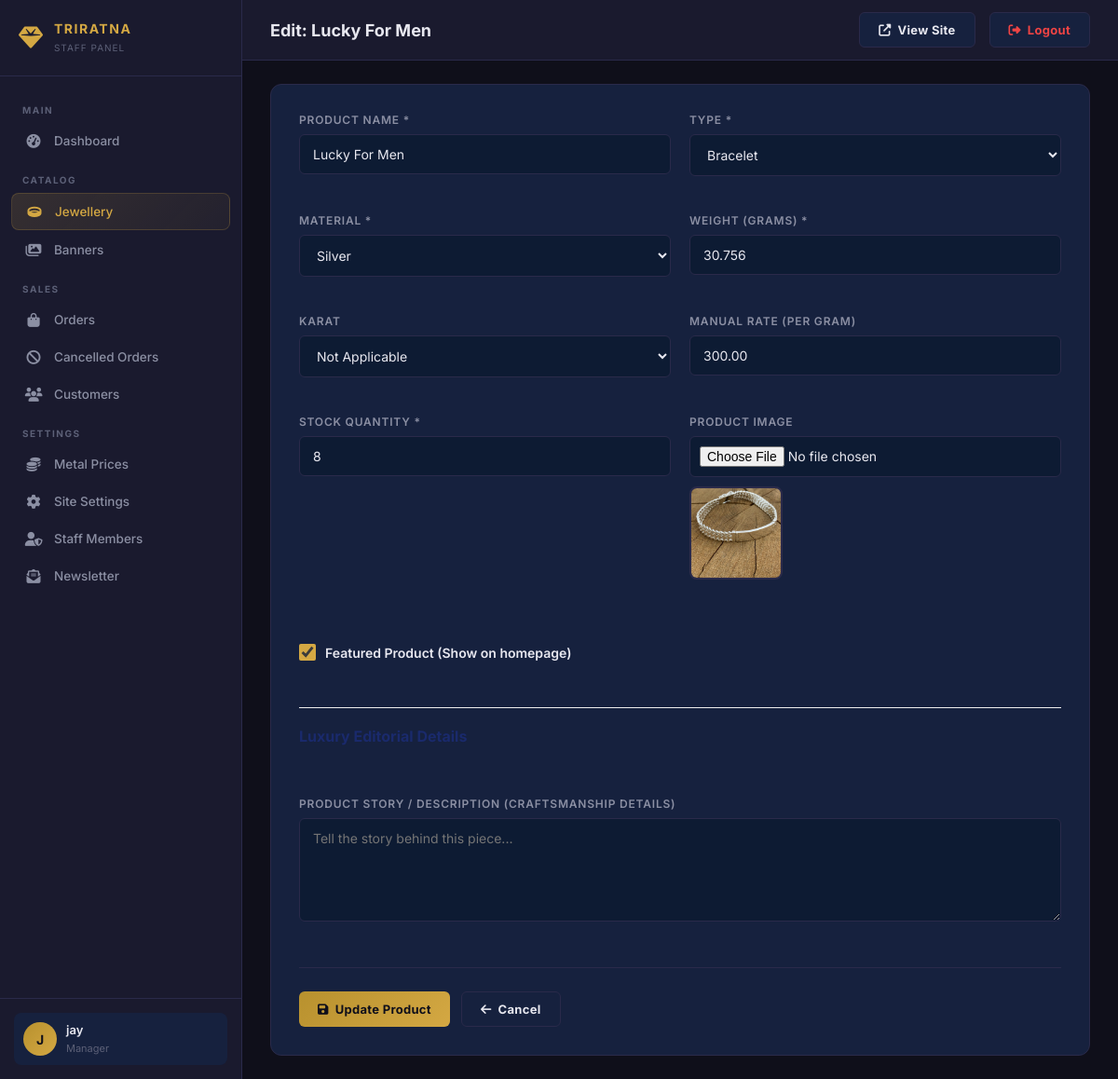
The app's page /staff-admin/jewellery/edit/27/ (signed in) with its own data.
### main/models.py (models this page shows, shortened)
class StaffUser(models.Model):
    ROLE_CHOICES = [
        ('manager', 'Manager'),
        ('sales', 'Sales Staff'),
        ('inventory', 'Inventory Staff'),
    ]
    name = models.CharField(max_length=100)
    email = models.EmailField(unique=True)
    password = models.CharField(max_length=255)
    role = models.CharField(max_length=20, choices=ROLE_CHOICES, default='sales')
    is_active = models.BooleanField(default=True)
    created_at = models.DateTimeField(auto_now_add=True)

class Jewellery(models.Model):
    MATERIAL_CHOICES = [
        ('gold', 'Gold'),
        ('silver', 'Silver'),
        ('platinum', 'Platinum'),
        ('diamond', 'Diamond'),
        ('ruby', 'Ruby'),
        ('emerald', 'Emerald'),
        ('others', 'Others'),
    ]
    material_type = models.CharField(max_length=20, choices=MATERIAL_CHOICES, default='gold')
    TYPE_CHOICES = [
        ('ring', 'Ring'),
        ('necklace', 'Necklace'),
        ('earring', 'Earring'),
        ('bracelet', 'Bracelet'),
        ('bangles','Bangles'),
        ('payal','payal')
    ]
    type = models.CharField(max_length=20, choices=TYPE_CHOICES, default='ring')
    name = models.CharField(max_length=200)
    image = models.ImageField(upload_to='jewellery/')
    weight = models.DecimalField(
        max_digits=10,
        decimal_places=3,
        default=0,
        help_text="Weight in grams (Use Carats for Diamond/Ruby weight equivalent in grams)"
    )
    karat = models.CharField(
        max_length=10,
        choices=[
            ('22K', '22 Karat'),
            ('24K', '24 Karat'),
            ('NA', 'Not Applicable')
        ],
        default='22K'
    )
    manual_rate = models.DecimalField(
        max_digits=10,
        decimal_places=2,
        default=0,
        help_text="Rate per gram (Applicable for non-gold/silver items)"
    )
    price = models.DecimalField(max_digits=12, decimal_places=2, editable=False, default=0)
    stock_quantity = models.PositiveIntegerField(default=1)
    is_in_stock = models.BooleanField(default=True)
    is_featured = models.BooleanField(default=False)
    is_best_seller = models.BooleanField(default=False)
    is_recommended = models.BooleanField(default=False)
    description = models.TextField(blank=True, null=True, help_text="Story and craftsmanship details for the editorial section")
    views_count = models.PositiveIntegerField(default=0)
    sales_count = models.PositiveIntegerField(default=0)

### main/staff_views.py (the view)
    def wrapper(request, *args, **kwargs):
        staff = get_staff_user(request)
        if not staff:
            messages.error(request, "Please login to access the admin panel.")
            return redirect('login')
        request.staff_user = staff
        return view_func(request, *args, **kwargs)

### main/staff_views.py (called while the page is built, shortened)
def get_staff_user(request):
    staff_id = request.session.get('staff_id')
    if staff_id:
        try:
            return StaffUser.objects.get(id=staff_id, is_active=True)
        except StaffUser.DoesNotExist:
            return None
    return None

def staff_required(view_func):
    def wrapper(request, *args, **kwargs):
        staff = get_staff_user(request)
        if not staff:
            messages.error(request, "Please login to access the admin panel.")
            return redirect('login')
        request.staff_user = staff
        return view_func(request, *args, **kwargs)
    return wrapper

@staff_required
def staff_jewellery_edit(request, pk):
    jewellery = get_object_or_404(Jewellery, pk=pk)
    context = {
        'active_page': 'jewellery',
        'staff': request.staff_user,
        'jewellery': jewellery,
        'type_choices': Jewellery.TYPE_CHOICES,
        'material_choices': Jewellery.MATERIAL_CHOICES,
    }
    return render(request, 'staff_admin/jewellery_form.html', context)

### templates/staff_admin/jewellery_form.html (shortened to what this page needs)
{% extends 'staff_admin/base.html' %}
{% block page_title %}{% if jewellery %}Edit: {{ jewellery.name }}{% else %}Add New Jewellery{% endif %}{% endblock %}
{% block content %}
<div class="form-card">
    <form method="POST" enctype="multipart/form-data">
        <div class="form-grid">
            <div class="form-group">
                <label>Product Name *</label>
                <input type="text" name="name" value="{{ jewellery.name|default:'' }}" required placeholder="e.g. Diamond Ring Classic">
            </div>
            <div class="form-group">
                <label>Type *</label>
                <select name="type" required>
                    {% for key, val in type_choices %}
                    <option value="{{ key }}" {% if jewellery.type == key %}selected{% endif %}>{{ val }}</option>
                    {% endfor %}
                </select>
            </div>
            <div class="form-group">
                <label>Material *</label>
                <select name="material_type" required>
                    {% for key, val in material_choices %}
                    <option value="{{ key }}" {% if jewellery.material_type == key %}selected{% endif %}>{{ val }}</option>
                    {% endfor %}
                </select>
            </div>
            <div class="form-group">
                <label>Weight (grams) *</label>
                <input type="number" name="weight" step="0.001" value="{{ jewellery.weight|default:'0.000' }}" required>
            </div>
            <div class="form-group">
                <label>Karat</label>
                <select name="karat">
                    <option value="NA" {% if jewellery.karat == 'NA' %}selected{% endif %}>Not Applicable</option>
                </select>
            </div>
            <div class="form-group">
                <label>Manual Rate (per gram)</label>
                <input type="number" name="manual_rate" step="0.01" value="{{ jewellery.manual_rate|default:'0.00' }}">
            </div>
            <div class="form-group">
                <label>Stock Quantity *</label>
                <input type="number" name="stock_quantity" value="{{ jewellery.stock_quantity|default:'1' }}" min="0" required>
            </div>
            <div class="form-group">
                <label>Product Image {% if not jewellery %}*{% endif %}</label>
                <input type="file" name="image" accept="image/*" {% if not jewellery %}required{% endif %}>
                {% if jewellery and jewellery.image %}
                <img src="{{ jewellery.image.url }}" class="image-preview" alt="Current">
                {% endif %}
            </div>
            <div class="form-group">
                <div class="form-check">
                    <input type="checkbox" name="is_featured" id="is_featured" {% if jewellery.is_featured %}checked{% endif %}>
                    <label for="is_featured">Featured Product (Show on homepage)</label>
                </div>
            </div>
            <div class="form-group" style="grid-column: span 2; border-top: 1px solid #eee; padding-top: 20px; margin-top: 10px;">
                <h4 style="margin-bottom: 15px; color: #1a2a6c;">Luxury Editorial Details</h4>
            </div>
            <div class="form-group" style="grid-column: span 2;">
                <label>Product Story / Description (Craftsmanship details)</label>
                <textarea name="description" rows="5" placeholder="Tell the story behind this piece...">{{ jewellery.description|default:'' }}</textarea>
            </div>
        </div>
        <div class="form-actions">
            <button type="submit" class="action-btn btn-gold">
                <i class="fa-solid fa-save"></i> {% if jewellery %}Update{% else %}Add{% endif %} Product
            </button>
            <a href="{% url 'staff_jewellery_list' %}" class="action-btn btn-outline">
                <i class="fa-solid fa-arrow-left"></i> Cancel
            </a>
        </div>
    </form>
</div>
{% endblock %}

### templates/staff_admin/base.html (shortened to what this page needs)
{% load static %}
<!DOCTYPE html>
<html lang="en">
<head>
    <link rel="stylesheet" href="https://cdnjs.cloudflare.com/ajax/libs/font-awesome/6.5.1/css/all.min.css">
    <link rel="stylesheet" href="{% static 'css/staff_admin.css' %}?v=1.0">
</head>
<body>
    <div class="admin-layout">
        <aside class="admin-sidebar" id="adminSidebar">
            <div class="sidebar-brand">
                <i class="fa-solid fa-gem"></i>
                <div class="brand-text">
                    <h3>TRIRATNA</h3>
                    <span>Staff Panel</span>
                </div>
            </div>
            <nav class="sidebar-nav">
                <div class="nav-section-title">Main</div>
                <a href="{% url 'staff_dashboard' %}" class="nav-item {% if active_page == 'dashboard' %}active{% endif %}">
                    <i class="fa-solid fa-gauge-high"></i> Dashboard
                </a>
                <div class="nav-section-title">Catalog</div>
                <a href="{% url 'staff_jewellery_list' %}" class="nav-item {% if active_page == 'jewellery' %}active{% endif %}">
                    <i class="fa-solid fa-ring"></i> Jewellery
                </a>
                <a href="{% url 'staff_banner_list' %}" class="nav-item {% if active_page == 'banners' %}active{% endif %}">
                    <i class="fa-solid fa-images"></i> Banners
                </a>
                <div class="nav-section-title">Sales</div>
                <a href="{% url 'staff_order_list' %}" class="nav-item {% if active_page == 'orders' %}active{% endif %}">
                    <i class="fa-solid fa-bag-shopping"></i> Orders
                </a>
                <a href="{% url 'staff_cancelled_orders' %}" class="nav-item {% if active_page == 'cancelled' %}active{% endif %}">
                    <i class="fa-solid fa-ban"></i> Cancelled Orders
                </a>
                <a href="{% url 'staff_customer_list' %}" class="nav-item {% if active_page == 'customers' %}active{% endif %}">
                    <i class="fa-solid fa-users"></i> Customers
                </a>
                <div class="nav-section-title">Settings</div>
                <a href="{% url 'staff_metal_price' %}" class="nav-item {% if active_page == 'metal_price' %}active{% endif %}">
                    <i class="fa-solid fa-coins"></i> Metal Prices
                </a>
                <a href="{% url 'staff_site_settings' %}" class="nav-item {% if active_page == 'settings' %}active{% endif %}">
                    <i class="fa-solid fa-gear"></i> Site Settings
                </a>
                <a href="{% url 'staff_manage_list' %}" class="nav-item {% if active_page == 'staff' %}active{% endif %}">
                    <i class="fa-solid fa-user-shield"></i> Staff Members
                </a>
                <a href="{% url 'staff_newsletter_list' %}" class="nav-item {% if active_page == 'newsletter' %}active{% endif %}">
                    <i class="fa-solid fa-envelope-open-text"></i> Newsletter
                </a>
            </nav>
            <div class="sidebar-footer">
                <div class="sidebar-user">
                    <div class="user-avatar">{{ request.session.staff_name|first|upper }}</div>
                    <div class="user-info">
                        <h4>{{ request.session.staff_name }}</h4>
                        <span>{{ request.session.staff_role }}</span>
                    </div>
                </div>
            </div>
        </aside>
        <main class="admin-main">
            <header class="admin-header">
                <div style="display:flex;align-items:center;gap:12px;">
                    <h2 class="page-title">{% block page_title %}Dashboard{% endblock %}</h2>
                </div>
                <div class="header-actions">
                    <a href="{% url 'home' %}" class="action-btn btn-outline" target="_blank">
                        <i class="fa-solid fa-external-link-alt"></i> View Site
                    </a>
                    <a href="{% url 'staff_logout' %}" class="action-btn btn-outline" style="color:var(--accent-red);border-color:rgba(239,68,68,0.3);">
                        <i class="fa-solid fa-right-from-bracket"></i> Logout
                    </a>
                </div>
            </header>
            <div class="admin-content">
                {% block content %}{% endblock %}
            </div>
        </main>
    </div>
</body>
</html>

### records on screen
StaffUser: session.staff_name "jay", session.staff_role "Manager"
Jewellery: name "Lucky For Men", type "Bracelet", material_type "Silver", weight "30.756", karat "Not Applicable", manual_rate "300.00", stock_quantity "8", image (picture), is_featured "☑"

### other values on screen
{{ request.session.staff_name|first|upper }} "J"
